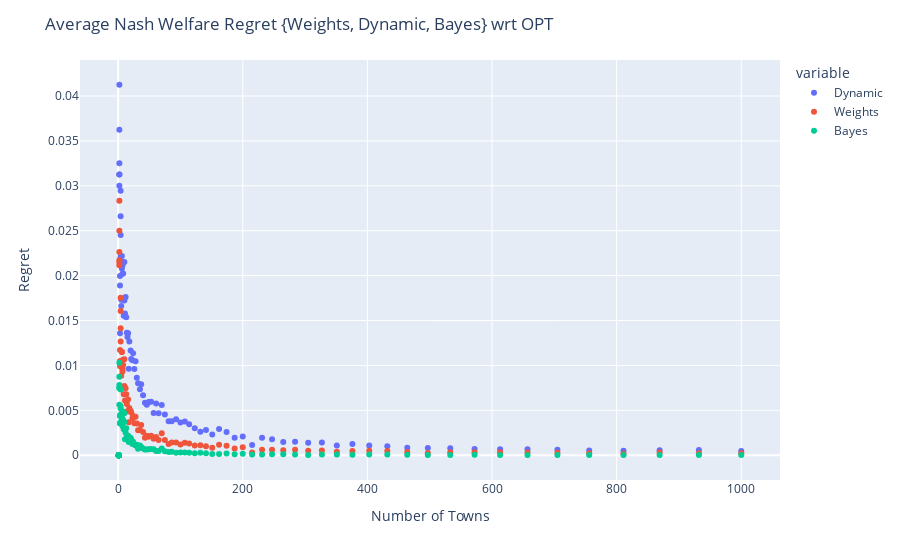

The notebook cell this image was saved under:
### Markdown cell above
### Nash Welfare Regret {Weights, Dynamic, Bayes} wrt OPT [Average]

### Code cell
data_dict_1 = {'NumTowns':[],'Dynamic':[],'Weights':[], 'Bayes':[]}

for n in np.logspace(0,3,100):
    n = int(n)
    data_dict_1['NumTowns'].append(n)
    avg1 = 0
    avg2 = 0
    avg3 = 0
    town_expected_demands = np.zeros(n) + expected_demand    
    budget = n*expected_demand
    b_grid = np.arange(0, budget+grid_size, grid_size)
    for i in range(num_iterations):
        town_demands = np.random.randint(1, 3, n)
        opt = objective_nash(town_demands, waterfilling_waste(town_demands,budget))
        for j in range(3):
            if j==0:
                avg1+= opt - objective_nash(town_demands, waterfilling_weights_waste(weights, sorted_distribution, town_demands, budget))
            if j==1:
                avg2+= opt - objective_nash(town_demands, waterfilling_dynamic_waste(town_expected_demands,town_demands,budget))
            if j==2:
                avg3+= opt - objective_nash(town_demands, waterfilling_bayesian(town_demands, opt_policy[(max_n-n):(max_n+1),:], budget, b_grid, grid_size))
    data_dict_1['Weights'].append(avg1/num_iterations)
    data_dict_1['Dynamic'].append(avg2/num_iterations)
    data_dict_1['Bayes'].append(avg3/num_iterations)
df_uniform = pd.DataFrame(data_dict_1).melt(id_vars="NumTowns")
fig = px.scatter(df_uniform, x="NumTowns", y="value", color='variable')
#fig.update_layout(xaxis_type="log", yaxis_type="log")
fig.update_layout(
    title="Average Nash Welfare Regret {Weights, Dynamic, Bayes} wrt OPT",
    xaxis_title="Number of Towns",
    yaxis_title="Regret")
fig.show()
